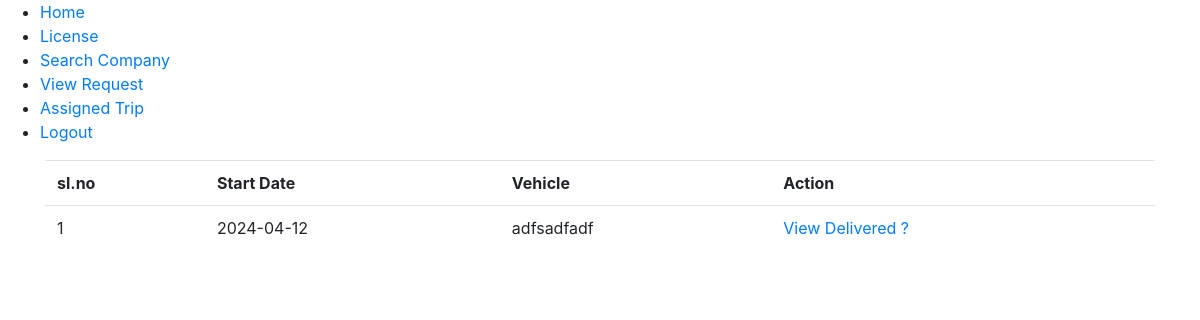
Page /Driver/AssignedTrip/ (signed in) on the earlier database version.
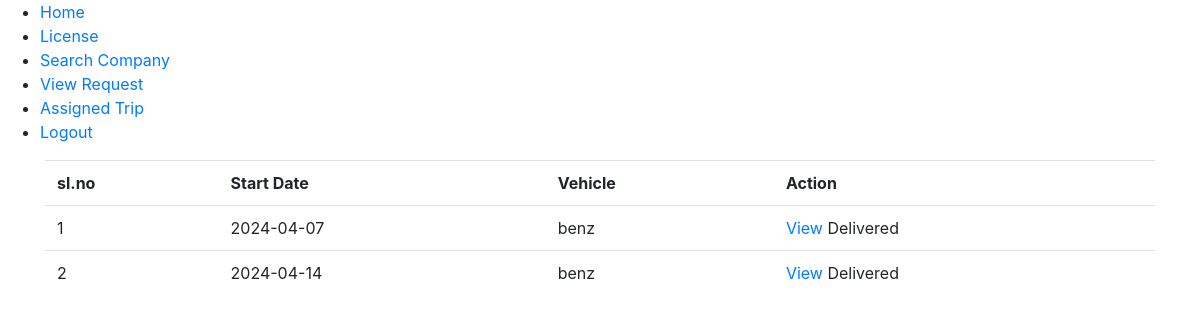
Same page on the later database version.
### Company/models.py (models this page shows)
class tbl_transport_shedule(models.Model):
    transport_shedule_id = models.AutoField(primary_key=True)
    transport_shedule_date = models.DateField(auto_now_add=True)
    transport_request_id = models.ForeignKey(tbl_transport_request,on_delete=models.CASCADE)
    transport_shedule_status = models.IntegerField(default=0)
    driver_1_id = models.ForeignKey(tbl_driver,on_delete=models.CASCADE,related_name="driver_1_id")
    driver_2_id = models.ForeignKey(tbl_driver,on_delete=models.CASCADE,related_name="driver_2_id")
    vehicle_id = models.ForeignKey(tbl_vehicle,on_delete=models.CASCADE)

class tbl_vehicle(models.Model):
    vehicle_id = models.AutoField(primary_key=True)
    vehicle_chase_no = models.CharField(max_length=50)
    vehicle_reg_no = models.CharField(max_length=50)
    vehicle_insurance_date = models.CharField(max_length=50)
    vehicle_insurance_exp = models.CharField(max_length=50)
    vehicle_status = models.IntegerField(default=0)
    vehiclesubtype_id = models.ForeignKey(tbl_vehiclesubtype,on_delete=models.CASCADE)
    company_id = models.ForeignKey(tbl_company,on_delete=models.CASCADE)
    vehicle_detailes = models.CharField(max_length=100)
    vehicle_name = models.CharField(max_length=50)
    vehicle_amount = models.CharField(max_length=50)
    vehicle_capacity = models.CharField(max_length=50)

### User/models.py (models this page shows)
class tbl_transport_request(models.Model):
    transport_request_id = models.AutoField(primary_key=True)
    transport_request_description = models.CharField(max_length=50)
    transport_request_date = models.DateField(auto_now_add=True)
    transport_request_qty = models.CharField(max_length=50)
    transport_request_for_date = models.CharField(max_length=50)
    transport_request_status = models.PositiveIntegerField(default=0)
    user_id = models.ForeignKey(tbl_user,on_delete=models.CASCADE)
    from_location_id = models.ForeignKey(tbl_location,on_delete=models.CASCADE,related_name="from_location_id")
    to_location_id = models.ForeignKey(tbl_location,on_delete=models.CASCADE,related_name="to_location_id")
    transport_request_reply = models.CharField(max_length=50, default='0')
    company_id = models.ForeignKey(tbl_company,on_delete=models.CASCADE)
    category_id = models.ForeignKey(tbl_category,on_delete=models.CASCADE)
    delivery_time = models.CharField(max_length=50)
    delivery_date = models.CharField(max_length=50)

### Driver/views.py (the view)
# urls.py: path('AssignedTrip/',views.AssignedTrip,name="AssignedTrip"),
def AssignedTrip(request):
    did = tbl_driver.objects.get(driver_id=request.session['did'])
    data = tbl_transport_shedule.objects.filter(driver_1_id=did) | tbl_transport_shedule.objects.filter(driver_2_id=did)
    return render(request,"Driver/AssignedTrip.html",{'data':data})

### Driver/Templates/Driver/AssignedTrip.html (shortened to what this page needs)
{% extends 'Driver/Include.html' %}
{% load static %}
{% block content %}
<!DOCTYPE html>
<html>
<head>
    <link href="https://stackpath.bootstrapcdn.com/bootstrap/4.5.2/css/bootstrap.min.css" rel="stylesheet">
</head>
<body>
    <form>
        <div class="container">
            <table class="table">
                <tr>
                    <th>sl.no</th>
                    <th>Start Date</th>
                    <th>Vehicle</th>
                    <th>Action</th>
                </tr>
                {% for schedule in data %}
                <tr>
                    <td>{{ forloop.counter }}</td>
                    <td>{{ schedule.transport_request_id.transport_request_for_date }}</td>
                    <td>{{ schedule.vehicle_id.vehicle_name }}
                    </td>
                    <td>
                        <a href="{% url 'driver:ViewMore' schedule.transport_request_id.transport_request_id %}">View</a>
                        {% if schedule.transport_request_id.transport_request_status == 2 %}
                            <a href="{% url 'driver:AssignedUpdate' schedule.transport_request_id.transport_request_id 3 %}">Start</a>
                        {% elif schedule.transport_request_id.transport_request_status == 3 %}
                            <a href="{% url 'driver:AssignedUpdate' schedule.transport_request_id.transport_request_id 4 %}">Delivered ?</a>
                        {% else %}
                            Delivered
                        {% endif %}
                    </td>
                </tr>
                {% endfor %}
            </table>
        </div>
    </form>
</body>
</html>
{% endblock content %}

Differences in the rows shown:
removed tbl_transport_shedule: transport_request_id.transport_request_for_date "2024-04-12", vehicle_id.vehicle_name "adfsadfadf", shows "Delivered ?"
added tbl_transport_shedule: transport_request_id.transport_request_for_date "2024-04-07", vehicle_id.vehicle_name "benz", shows "Delivered"
added tbl_transport_shedule: transport_request_id.transport_request_for_date "2024-04-14", vehicle_id.vehicle_name "benz", shows "Delivered"
